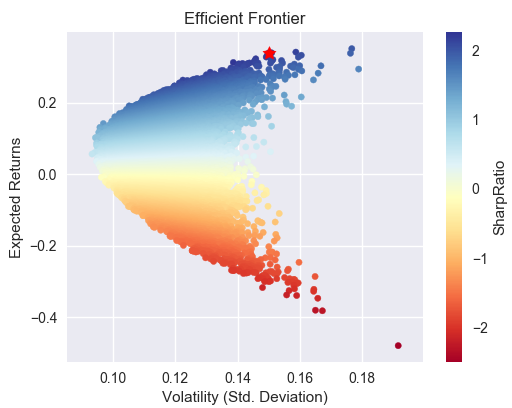

Source code (Python):
#
# Src: 
#   https://medium.com/python-data/effient-frontier-in-python-34b0c3043314
#   http://www.bradfordlynch.com/blog/2015/12/04/InvestmentPortfolioOptimization.html
#

# import needed modules
# import quandl
import pandas as pd
import numpy as np
import matplotlib.pyplot as plt

# tickers
selected = ['SPY', 'MSFT', 'F', 'INTC', 'GE', 'CM']

# get adjusted closing prices of 5 selected companies with Quandl
# quandl.ApiConfig.api_key = 'zcfJ6696mcZScjzsyeta'
# data = quandl.get_table('WIKI/PRICES', ticker = selected,
#                         qopts = { 'columns': ['date', 'ticker', 'adj_close'] },
#                         date = { 'gte': '2014-1-1', 'lte': '2016-12-31' }, paginate=True)
csv = pd.read_csv('data.csv', sep=";")
data = csv.drop('Date', axis=1)
#print csv

# reorganise data pulled by setting date as index with
# columns of tickers and their corresponding adjusted prices
#clean = data.set_index('date')
#table = clean.pivot(columns='ticker')


# calculate daily and annual returns of the stocks
# returns_daily = table.pct_change()
# returns_annual = returns_daily.mean() * 250
returns_daily = data.pct_change()
returns_annual = returns_daily.mean() * 250
returns_month = returns_daily.mean() * 21
print returns_annual

# get daily and covariance of returns of the stock
cov_daily = returns_daily.cov()
cov_annual = cov_daily * 250
cov_month = cov_daily * 21
print cov_annual

# empty lists to store returns, volatility and weights of imiginary portfolios
port_returns = []
port_volatility = []
port_sharp = []
stock_weights = []

# set the number of combinations for imaginary portfolios
num_assets = len(selected)
num_portfolios = 50000

# populate the empty lists with each portfolios returns, risk and weights
for single_portfolio in range(num_portfolios):
    weights = np.random.random(num_assets)
    weights /= np.sum(weights)
    returns = np.dot(weights, returns_annual)
    volatility = np.sqrt(np.dot(weights.T, np.dot(cov_annual, weights)))
    sharp = returns/volatility
    port_returns.append(returns)
    port_volatility.append(volatility)
    port_sharp.append(sharp)
    stock_weights.append(weights)

# a dictionary for Returns and Risk values of each portfolio
portfolio = {'Returns': port_returns,
             'Volatility': port_volatility,
             'SharpRatio': port_sharp}

# extend original dictionary to accomodate each ticker and weight in the portfolio
for counter,symbol in enumerate(selected):
    portfolio[symbol+' Weight'] = [Weight[counter] for Weight in stock_weights]

# make a nice dataframe of the extended dictionary
df = pd.DataFrame(portfolio)

# get better labels for desired arrangement of columns
column_order = ['Returns', 'Volatility', 'SharpRatio'] + [stock+' Weight' for stock in selected]

# reorder dataframe columns
df = df[column_order]
df = df.sort_values(['SharpRatio'], ascending=[False])
print df.head(5)

# plot the efficient frontier with a scatter plot
plt.style.use('seaborn')
df.plot.scatter(x='Volatility', y='Returns', c='SharpRatio', figsize=(10, 8), grid=True, cmap='RdYlBu')
plt.scatter(x=df['Volatility'].head(1), y=df['Returns'].head(1), marker=(5,1,0), c='r', s=100)
plt.xlabel('Volatility (Std. Deviation)')
plt.ylabel('Expected Returns')
plt.title('Efficient Frontier')
plt.show()
